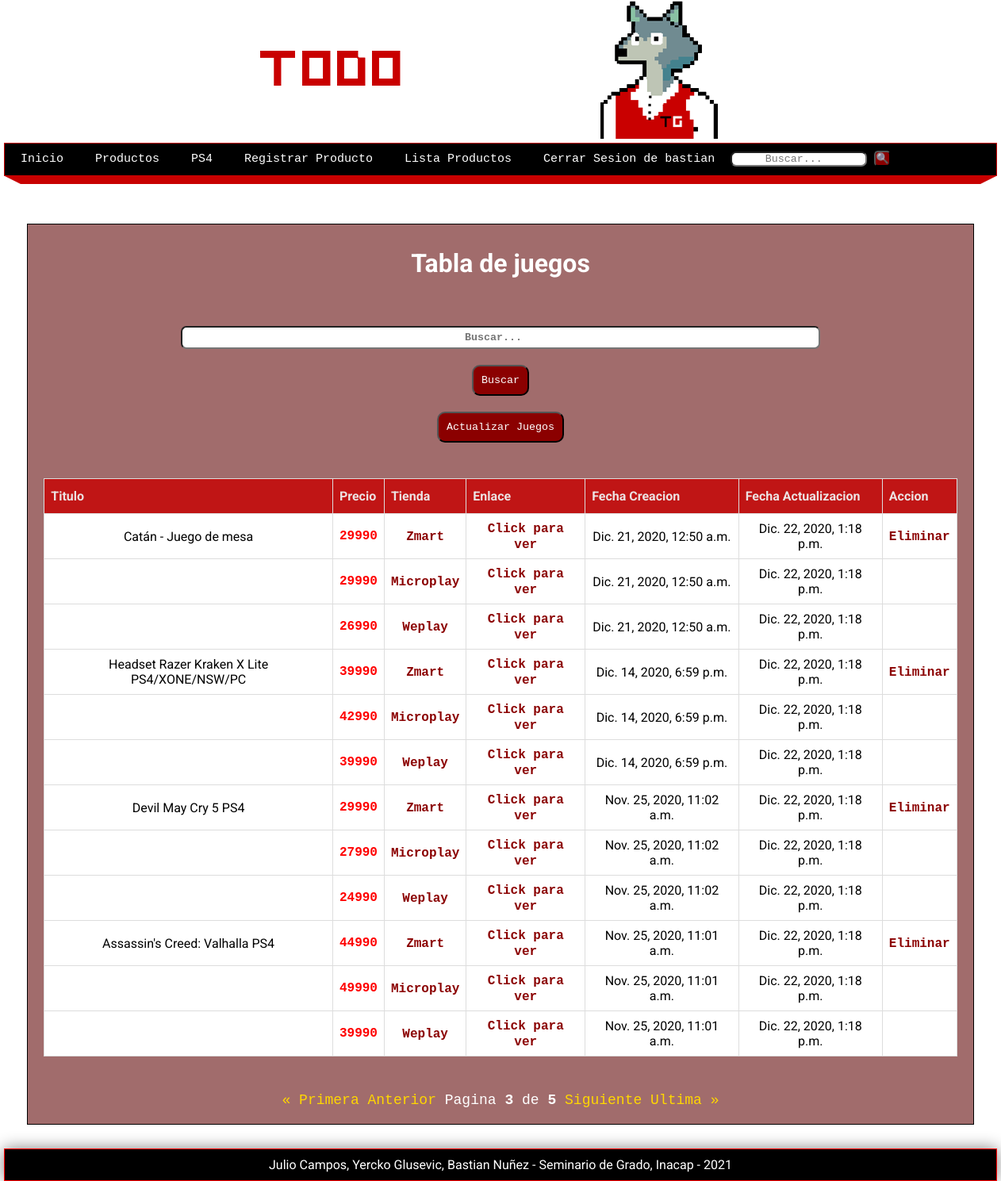
The page /juegos3/?page=3 (signed in) on the database its author committed.
### pages/models.py (models this page shows, shortened)
class Game (models.Model):
    nombre = models.CharField(max_length=50)
    cod_juego = models.CharField(max_length=15, verbose_name='Codigo Juego')
    tienda1 = models.CharField(max_length=25, verbose_name='Zmart')
    tienda2 = models.CharField(max_length=25, verbose_name='MicroPlay')
    tienda3 = models.CharField(max_length=25, verbose_name='Weplay')
    precio1 = models.IntegerField(verbose_name='Precio Zmart')
    precio2 = models.IntegerField(verbose_name='Precio Microplay')
    precio3 = models.IntegerField(verbose_name='Precio Weplay')
    preciomasbajo = models.IntegerField(verbose_name='Precio mas bajo')
    enlace1 = models.CharField(max_length=250, verbose_name='Link Zmart')
    enlace2 = models.CharField(max_length=250, verbose_name='Link MicroPlay')
    enlace3 = models.CharField(max_length=250, verbose_name='Link Weplay')
    desc = RichTextField(default='null', verbose_name="Descripcion")
    link_imagen = models.TextField(default='null')
    created_at = models.DateTimeField(verbose_name='Creado el ')
    updated_at = models.DateTimeField(verbose_name='Editado el ')

### pages/views.py (the view)
# urls.py: path('juegos3/', views.juegos, name="juegos3"),
@login_required(login_url="login")
def juegos (request):
    search_term=''
    if 'search' in request.GET:
        search_term = request.GET['search']
        games = Game.objects.filter(Q(nombre__icontains=search_term))
        paginator = Paginator(games, 10)
    else:
        games = Game.objects.all()
        games = Game.objects.order_by('-updated_at')
        paginator = Paginator(games, 4)
    page = request.GET.get('page')
    page_games = paginator.get_page(page)
    context = {
        'title': 'Listado de Juegos',
        'games': page_games,
        'search_term': search_term
    }
    return render(request, "juegos3.html", context)

### pages/context_processors.py (called while the page is built)
def get_pages(request):
    pages = Page.objects.filter(visible=True).order_by('order').values_list('id', 'title', 'slug')
    return {
        'pages': pages
    }

### pages/templates/juegos3.html (shortened to what this page needs)
{% extends 'layouts/layout.html' %}
{% block content %}
    <h1>Tabla de juegos</h1>
    <p><br></p>
    <form class="busqueda" action="{% url 'juegos3' %}">
            <input class="busquedaInput" type="search" placeholder="Buscar..." aria-label="Search" name='search' value="{{search_term}}">
            <button class="botones" type="submit" >Buscar</button>
    </form>
    <form class="actualizar" action="{% url 'actualizar' %}">
            <button id="actualizarJuegos" class="botones" type="submit" >Actualizar Juegos</button>
    </form>
    <p><br></p>
    <table class="table table-bordered">
        <thead>
            <tr>
                <th id ="barrita">Titulo</th>
                <th id ="barrita">Precio</th>
                <th id ="barrita">Tienda</th>
                <th id ="barrita">Enlace</th>
                <th id ="barrita">Fecha Creacion</th>
                <th id ="barrita">Fecha Actualizacion</th>
                <th id ="barrita">Accion</th>
            </tr>
        </thead>
        <tbody id = "imagen1">
            {% if games %}
            {% for game in games %}
            <tr>
                <td id ="barrita">{{ game.nombre }}</td>
                <td id="precio-juego">{{ game.precio1 }}</td>
                <td id ="barrita"><a href="{{ game.enlace1 }}">{{ game.tienda1 }}</a></td>
                <td id ="barrita"><a href="{{ game.enlace1 }}">Click para ver</a></td>
                <td id ="barrita">{{ game.created_at }}</td>
                <td id ="barrita">{{ game.updated_at }}</td>
                <td id ="barrita"><a href="{% url 'delete' id=game.id %}">Eliminar</a></td>
            </tr>
            <tr>
                <td id ="barrita"></td>
                <td id="precio-juego">{{ game.precio2 }}</td>
                <td id ="barrita"><a href="{{ game.enlace2 }}">{{ game.tienda2 }}</a></td>
                <td id ="barrita"><a href="{{ game.enlace2 }}">Click para ver</a></td>
                <td id ="barrita">{{ game.created_at }}</td>
                <td id ="barrita">{{ game.updated_at }}</td>
                <td id ="barrita"></td>
            </tr>
            <tr>
                <td id ="barrita"></td>
                <td id="precio-juego">{{ game.precio3 }}</td>
                <td id ="barrita"><a href="{{ game.enlace3 }}">{{ game.tienda3 }}</a></td>
                <td id ="barrita"><a href="{{ game.enlace3 }}">Click para ver</a></td>
                <td id ="barrita">{{ game.created_at }}</td>
                <td id ="barrita">{{ game.updated_at }}</td>
                <td id ="barrita"></td>
            </tr>
            {% endfor %}
            {% else %}
            <h1>No hay registros guardados</h1>
            {% endif %}
        </tbody>
    </table>
    <p>
    <br>
    </p>
    {% include 'pagination.html' %}
{% endblock %}

### mainapp/templates/layouts/layout.html (shortened to what this page needs)
{% load static %}
<!DOCTYPE html>
<html lang="es">
<head>
    <link rel="stylesheet" type="text/css" href="{% static 'css/styles.css' %}" />
</head>
<body>
    <header>
    <div class="banner">
        <picture>
            <source media="(min-width:667px)" srcset="{% static 'images/banner.png'%}">
            <img src="{% static 'images/logo.png'%}" alt="TodoGames" style="width:auto;">
        </picture>
    </div>
    </header>
    <nav>
        <ul>
            <li>
                <a href="{% url 'index' %}">Inicio</a>
            </li>
            <li>
                <a href="{% url 'juegos' %}">Productos</a>
            </li>
            <li>
                <a href="http://127.0.0.1:8000/juegos/?search=ps4">PS4</a>
            </li>
            {% if user.email %}
                <li>
                    <a href="{% url 'guardar_full' %}">Registrar Producto</a>
                </li>
                <li>
                    <a href="{% url 'juegos3' %}">Lista Productos</a>
                </li>
                <li>
                    <a id="cerrarSesion" href="{% url 'logout' %}">Cerrar Sesion de {{user.username}}</a>
                </li>
            {% else %}
            <li>
                <a href="{% url 'login' %}">Identificarse</a>
            </li>
            {%endif%}
            <li>
            <form class="form-inline my-2 my-lg-1" action="{% url 'juegos' %}">
            <input
            class="busquedaInput"
            type="search"
            placeholder="Buscar..."
            aria-label="Search"
            name='search'
            value="{{search_term}}">
            <button class="botones2" type="submit" >🔍</button>
            </form>
            </li>
        </ul>
    </nav>
    <div class="barra">
        <span class="esquina-izquierda"></span>
        <span class="relleno-barra"></span>
        <span class="esquina-derecha"></span>
    </div>
    <div id="content">
        <div class="box">
            {% block content %}{% endblock %}
        </div>
    </div>
    <footer id="barrita">
        Julio Campos, Yercko Glusevic, Bastian Nuñez - Seminario de Grado, Inacap - {% now "Y" %}
    </footer>
</body>
</html>

### mainapp/static/css/styles.css (style rules this page uses)
* { margin: 0px; padding: 0px; font-family: 'Courier New', Courier, monospace; text-decoration: none; }
.box p, .box h1, .box h2, .box h3, .box ul { margin-top: 10px; margin-bottom: 10px; }
body { background-image:url(https://i.ibb.co/3cbMNZt/Sin-t-tulo-5.png); font-family: 'Open Sans', sans-serif; }
h1 { font-family: 'Roboto', sans-serif; color: white; }
p { color: white; font-family: 'Roboto', sans-serif; line-height:25px; }
#precio-juego { color: red; text-size-adjust: 100%; font-size: 100%; font-weight: bold; }
header { width: 1212px; height: 180px; background-color: transparent; margin: 0px auto; }
.banner { display: block; margin-left: auto; margin-right: auto; height: auto; width: 50%; max-width: 100%; }
#barrita { font-family: 'Roboto', sans-serif; }
#barrita a { color: darkred; font-weight: bold; }
nav { width: 1250px; height: 40px; background-color: black; border: 1px solid rgb(200, 0, 0); margin: 0 auto; font-size: 15px; text-decoration:none; }
nav ul { list-style: none; text-decoration: none; }
nav ul li { line-height: 40px; float: left; }
nav ul li a { display: block; padding-left: 20px; padding-right: 20px; color: white; }
.barra { width: 1250px; margin: 0 auto; }
.esquina-izquierda { display: block; border-left: 20px solid transparent; border-top: 10px solid rgb(200, 0, 0); float:left; }
.esquina-derecha { display: block; border-right: 20px solid transparent; border-top: 10px solid rgb(200, 0, 0); float:right; }
.relleno-barra { display: block; width: 1210px; height: 10px; background-color: rgb(200, 0, 0); float: left; }
#content { width: 1212px; min-height: 930px; text-align: center; margin: 0 auto; margin-bottom: 30px; margin-top: 60px; }
.box { background-color:rgba(121, 46, 46, 0.7); width: 95%; min-height: 935px; padding: 20px; border: 1px solid black; margin: 0 auto; color: black }
footer { width: 1250px; background-color: black; border: 1px solid red; color: white; text-align: center; padding-top: 10px; padding-bottom: 10px; box-shadow: 0px 0px 20px gray; margin: 0 auto; }
#imagen1 { background-color: white; max-width: 100%; height: auto; }
table { font-family: 'Roboto', sans-serif; border-collapse: collapse; width: 100%; }
table td, table th { border: 1px solid #ddd; padding: 8px; }
table tr:nth-child(even) { background-color: transparent; }
table th { padding-top: 12px; padding-bottom: 12px; text-align: left; background-color: rgb(200, 0, 0); opacity:0.8; color: white; }
.box form { width: 70%; }
.box form input, .box form label { display: block; padding: 5px; padding-left: 0px; font-weight: 900; }
.box form input { width: 100%; margin-bottom: 15px; }
.box form input[type="submit"], .box form input[type="button"], .box form button { padding: 10px; margin-top: 5px; background: darkred; border: 1 px solid black; color: white; }
a { color:gold; }
.busqueda { border: none; color: black; padding: 15px 32px; text-align: center; margin: auto; text-decoration: none; display: inline-block; font-size: 16px; }
.actualizar { text-align: center; margin: auto; }
.busquedaInput { text-align: center; margin: auto; border-radius: 7px; }
.botones { text-align: center; margin: auto; border-radius: 10px; }
.botones2 { text-align: center; margin: auto; border-radius: 5px; background-color: darkred; }
form { text-align: center; margin: auto; border-radius: 10px; }

### rows shown on the page
Game: nombre "Catán - Juego de mesa", precio1 "29990", tienda1 "Zmart", created_at "Dic. 21, 2020, 12:50 a.m.", updated_at "Dic. 22, 2020, 1:18 p.m.", precio2 "29990", tienda2 "Microplay", precio3 "26990", tienda3 "Weplay"
Game: nombre "Headset Razer Kraken X Lite PS4/XONE/NSW/PC", precio1 "39990", tienda1 "Zmart", created_at "Dic. 14, 2020, 6:59 p.m.", updated_at "Dic. 22, 2020, 1:18 p.m.", precio2 "42990", tienda2 "Microplay", precio3 "39990", tienda3 "Weplay"
Game: nombre "Devil May Cry 5 PS4", precio1 "29990", tienda1 "Zmart", created_at "Nov. 25, 2020, 11:02 a.m.", updated_at "Dic. 22, 2020, 1:18 p.m.", precio2 "27990", tienda2 "Microplay", precio3 "24990", tienda3 "Weplay"
Game: nombre "Assassin's Creed: Valhalla PS4", precio1 "44990", tienda1 "Zmart", created_at "Nov. 25, 2020, 11:01 a.m.", updated_at "Dic. 22, 2020, 1:18 p.m.", precio2 "49990", tienda2 "Microplay", precio3 "39990", tienda3 "Weplay"

### other values the page prints
{{ user.username }} "bastian"
{{ games.number }} "3"
{{ games.paginator.num_pages }} "5"
